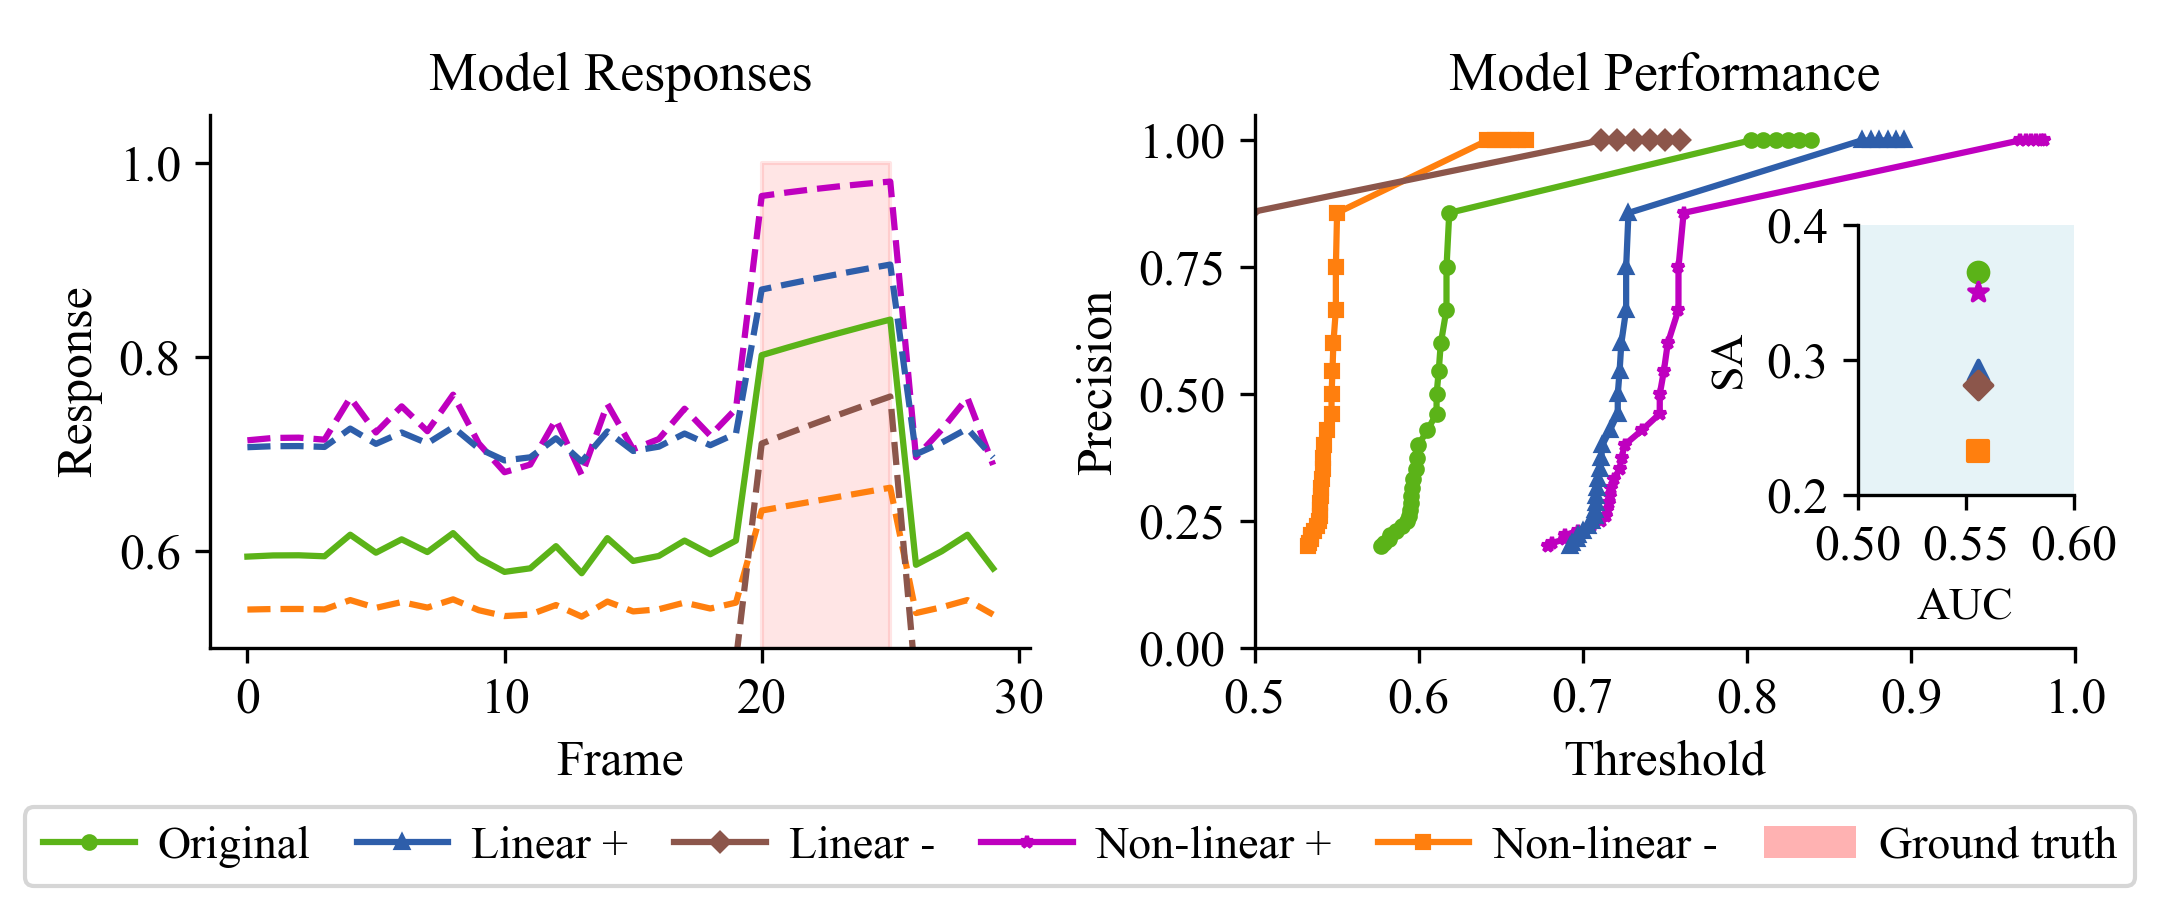

Write Python code to recreate this figure.
import os
import sys
itemPth = os.path.dirname(os.path.dirname(__file__))
sys.path.append(itemPth)
file_name_without_ext = os.path.splitext(os.path.basename(__file__))[0]
import textwrap
import random   

import numpy as np
import matplotlib.pyplot as plt
from matplotlib.lines import Line2D
from matplotlib.patches import Patch
import matplotlib as mpl
# 全局设置marker大小
mpl.rcParams['lines.markersize'] = 3  # 设置默认marker大小
# 全局设置图表边框
mpl.rcParams['axes.spines.top'] = False
mpl.rcParams['axes.spines.right'] = False
# 全局设置字体
plt.rcParams['font.family'] = 'Times New Roman'  # 设置字体家族
plt.rcParams['font.size'] = 12                   # 设置字体大小
plt.rcParams['axes.titlesize'] = 13              # 标题字体大小
plt.rcParams['axes.labelsize'] = 12              # 坐标轴标签字体大小
plt.rcParams['xtick.labelsize'] = 12             # x轴刻度字体大小
plt.rcParams['ytick.labelsize'] = 12             # y轴刻度字体大小
plt.rcParams['legend.fontsize'] = 11             # 图例字体大小



from utils import calculate_IoU_for_PSP, calculate_ap, evaluate_cbp, calculate_auc_roc # type: ignore


def sigmoid(x):
    return 1 / (1 + np.exp(-x))


def main():
    ground_truth = np.ones((30)) * 0.5
    model1_layer_opt = np.zeros((30))
    for i in range(30):
        if 20 <= i <= 25:
            ground_truth[i] = 1
            model1_layer_opt[i] += i * 0.05
        else:
            model1_layer_opt[i] += random.uniform(-0.1, 0.1)
        
    model1_layer_opt += 0.4
    model2_layer_opt = model1_layer_opt*2.4
    model3_layer_opt = model1_layer_opt+0.5
    model4_layer_opt = model1_layer_opt/2.4
    model5_layer_opt = model1_layer_opt-0.5


    model1_response = sigmoid(model1_layer_opt)
    model2_response = sigmoid(model2_layer_opt)
    model3_response = sigmoid(model3_layer_opt)
    model4_response = sigmoid(model4_layer_opt)
    model5_response = sigmoid(model5_layer_opt)

    fig, axes = plt.subplots(1, 2, figsize=(7.2, 3))
    colors = ['#5BB318', 'm', '#2E5EAA', '#FF7F0E', '#8C564B'] #['blue', 'c', 'orange', 'green', 'red']
    markers = ['o', '*', '^', 's', 'D']

    ax = axes[0]
    for k, model_idx in enumerate(range(1, 6)):
        model_name = f'model{model_idx}'
        if k > 0:
            ax.plot(eval(f'model{model_idx}_response'), label= f'model{model_idx}',
                    color=colors[k], linestyle='--',
                    )
        else:
            ax.plot(eval(f'model{model_idx}_response'), label= f'model{model_idx}',
                    color=colors[k], 
                    )
    ax.fill_between(range(20, 26), 1, 0, color='red', alpha=0.1)
    ax.set_xlabel('Frame')
    ax.set_ylabel('Response')
    ax.set_title('Model Responses')
    ax.set_ylim((0.5, 1.05))


    model_performance = {}
    ## prepare data
    data = {f'model{i}': {'threshold_list': [],
                          'precision_list': [],
                          'recall_list': [],
                          'tp list': [],
                          'fp list': [],
                          'fn list': [],
                          'tn list': [],
                          } \
                          for i in range(1, 6)}
    for model_idx in range(1, 6):
        model_response = eval(f'model{model_idx}_response')
        thresholds = [float(res) for res in model_response]
        model_name = f'model{model_idx}'
        thresholds = list(set(thresholds))
        for threshold in sorted(thresholds):
            eva = evaluate_cbp(model_response, ground_truth==1, threshold)
            data[model_name]['threshold_list'].append(threshold)
            data[model_name]['precision_list'].append(eva['Precision'])
            data[model_name]['recall_list'].append(eva['Recall'])
            data[model_name]['tp list'].append(eva['True Positives'])
            data[model_name]['fp list'].append(eva['False Positives'])
            data[model_name]['fn list'].append(eva['False Negatives'])
            data[model_name]['tn list'].append(eva['True Negatives'])
        AP = calculate_ap(model_response, ground_truth==1)
        IoU = calculate_IoU_for_PSP(model_response, ground_truth)
        AUC = calculate_auc_roc(data[model_name]['tp list'], 
                                data[model_name]['fp list'],
                                data[model_name]['fn list'],
                                data[model_name]['tn list'])
        model_performance[f'model{model_idx}'] = {
            'AP': AP,
            'IoU': IoU,
            'AUC': AUC,
        }

    
    # 
    ax = axes[1]
    for k, idx in enumerate(range(1, 6)):
        model_name = f'model{idx}'
        ax.plot(data[model_name]['threshold_list'], 
                        data[model_name]['precision_list'], 
                        label=model_name, color=colors[k], marker=markers[k],
                        )
        
        
    ax.set_xlabel('Threshold')
    ax.set_ylabel('Precision')
    ax.set_title('Model Performance')
    ax.set_xlim((0.5, 1))
    ax.set_ylim((0, 1.05))


    ax_inset = fig.add_axes([0.86, 0.45, 0.1, 0.3])  # 位置和大小
    ax_inset.set_facecolor('lightblue')  # 设置背景颜色
    ax_inset.patch.set_alpha(0.3)  # 设置透明度
    for idx in range(1, 6):
        # ax_inset.scatter(model_performance[f'model{idx}']['IoU'], model_performance[f'model{idx}']['AP'], color=colors[idx-1], marker=markers[idx-1], s=20)
        ax_inset.scatter(model_performance[f'model{idx}']['AUC'], model_performance[f'model{idx}']['IoU'], color=colors[idx-1], marker=markers[idx-1], s=22)
    ax_inset.set_xlabel('AUC', fontsize=11)
    ax_inset.set_ylabel('SA', fontsize=11)
    # ax_inset.yaxis.set_label_coords(-0.1, 1.15)  # 调整坐标位置 (x, y)
    ax_inset.set_xlim((0.5, 0.6))
    ax_inset.set_ylim((0.2, 0.4))

    # 创建统一的图例句柄
    legend_elements = [
        Line2D([0], [0], color=colors[0], marker=markers[0], linestyle='-', label='Original'),
        Line2D([0], [0], color=colors[2], marker=markers[2], linestyle='-', label='Linear +'),
        Line2D([0], [0], color=colors[4], marker=markers[4], linestyle='-', label='Linear -'),
        Line2D([0], [0], color=colors[1], marker=markers[1], linestyle='-', label='Non-linear +'),
        Line2D([0], [0], color=colors[3], marker=markers[3], linestyle='-', label='Non-linear -'),
        Patch(facecolor='red', alpha=0.3, label='Ground truth'),
    ]

    # 添加统一图例
    fig.legend(handles=legend_elements, 
            loc='lower center', 
            bbox_to_anchor=(0.5, -0.01),
            ncol=6,
            handletextpad=0.5,
            columnspacing=1,
            fancybox=True, # 圆角边框
            framealpha=0.8,
            )


    plt.tight_layout()
    plt.subplots_adjust(bottom=0.28)
    plt.savefig(os.path.join(os.path.dirname(__file__), f'{file_name_without_ext}.png'), 
                dpi=300)
    plt.show()
    ...




if __name__ == '__main__':
    main()
